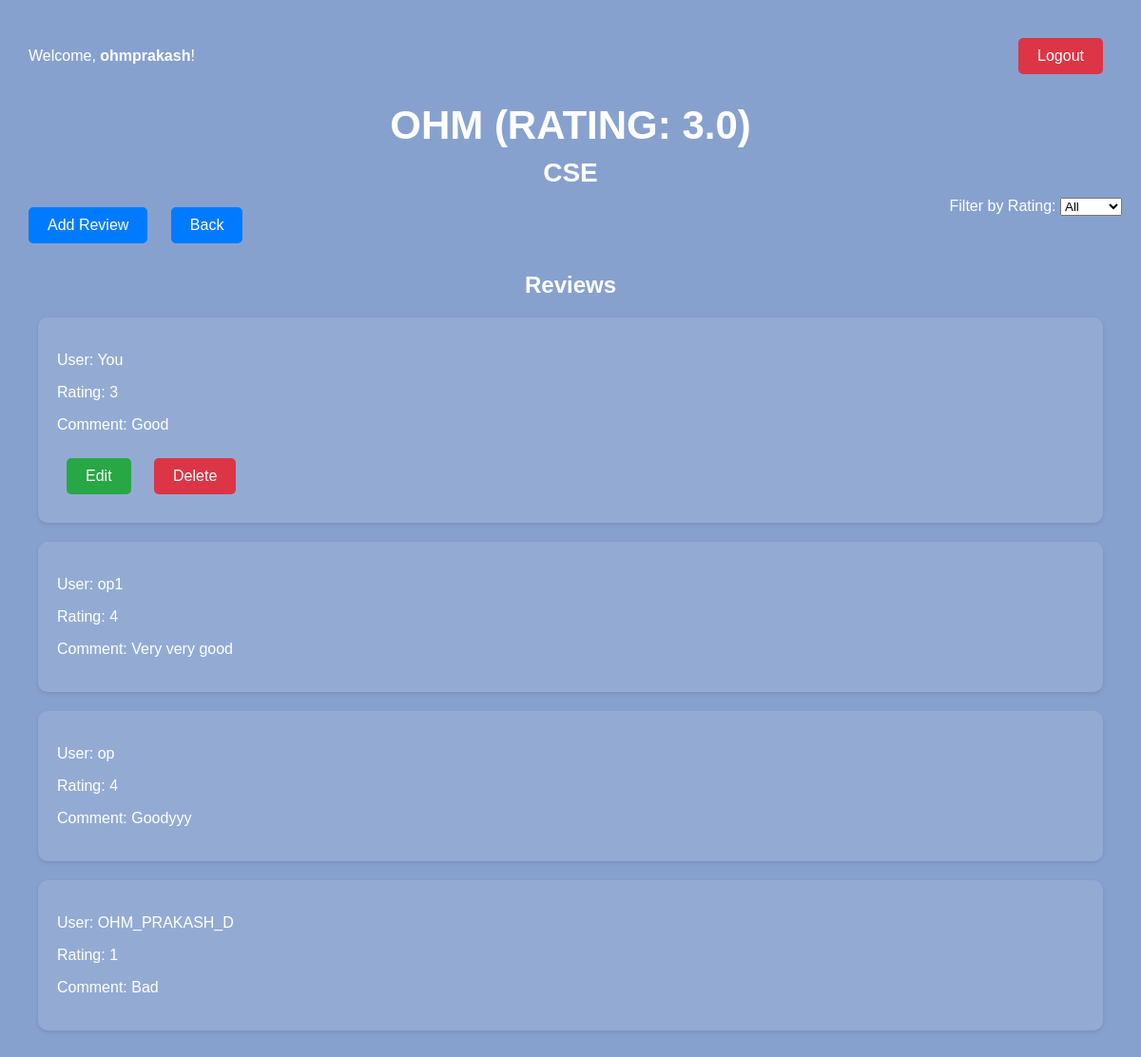
Screenshot of /teachers/1/ (signed in) with the database file from the repository.
### reviews/models.py (models this page shows)
class Teacher(models.Model):
    name = models.CharField(max_length=100)
    department = models.CharField(max_length=100)

class Review(models.Model):
    user = models.ForeignKey(User, on_delete=models.CASCADE)
    teacher = models.ForeignKey(Teacher, on_delete=models.CASCADE)
    rating = models.IntegerField()
    comment = models.TextField()
    created_at = models.DateTimeField(auto_now_add=True)

### reviews/views.py (the view)
# urls.py: path('teachers/<int:teacher_id>/', views.teacher_detail, name='teacher_detail'),
@login_required
def teacher_detail(request, teacher_id):
    teacher = Teacher.objects.get(pk=teacher_id)
    reviews = Review.objects.filter(teacher=teacher)
    average_rating = reviews.aggregate(Avg('rating'))['rating__avg']
    return render(request, 'teacher_detail.html', {'teacher': teacher, 'reviews': reviews, 'average_rating': average_rating})

### reviews/templates/teacher_detail.html (shortened to what this page needs)
<!DOCTYPE html>
<html lang="en">
<head>
</head>
<body>
    <div class="header">
        {% if user.is_authenticated %}
            <p>Welcome, <b>{{ user.username }}</b>!</p>
            <a href="{% url 'logout' %}" class="button logout-button">Logout</a>
        {% else %}
            <a href="{% url 'login' %}">Login</a>
        {% endif %}
    </div>
    <h2>{{ teacher.name }} (Rating: {{ average_rating|default:"N/A"|floatformat:"1" }})<br><p class="department">{{ teacher.department }}</p></h2>
    <div style="float: right;">
        <label for="rating-filter">Filter by Rating:</label>
        <select id="rating-filter">
            <option value="all">All</option>
        </select>
    </div>
    <a href="{% url 'add_review' teacher.id %}" class="button">Add Review</a>
    <a href="{% url 'teacher_list' %}" class="button">Back</a>
    <p class="reviews-title">Reviews</p>
    <ul>
        {% for review in reviews %}
            {% if review.user == user %}
                <li class="review" data-rating="{{ review.rating }}">
                    <p>User: You</p>
                    <p>Rating: {{ review.rating }}</p>
                    <p>Comment: {{ review.comment }}</p>
                    <a href="{% url 'edit_review' teacher.id review.id %}" class="button edit-button">Edit</a>
                    <a href="{% url 'delete_review' teacher.id review.id %}" class="button delete-button" onclick="return confirm('Are you sure you want to delete this review?')">Delete</a>
                </li>
            {% endif %}
        {% endfor %}
        {% for review in reviews %}
            {% if review.user != user %}
                <li class="review" data-rating="{{ review.rating }}">
                    <p>User:
                        {% if review.user.is_superuser %}
                            {{ review.user.username }} (Founder)
                        {% else %}
                            {{ review.user.username }}
                        {% endif %}
                    </p>
                    <p>Rating: {{ review.rating }}</p>
                    <p>Comment: {{ review.comment }}</p>
                </li>
            {% endif %}
        {% empty %}
            <p>No reviews available.</p>
        {% endfor %}
    </ul>
</body>
</html>

### reviews/templates/teacher_detail.html (style rules this page uses)
body, ul { margin: 0; padding: 0; font-family: Arial, sans-serif; }
body { background-color: #87A1CE; color: white; max-width: 1200px; margin: 0 auto; padding: 20px; font-family: 'Helvetica', sans-serif; min-height: 100vh; }
div.header { color: white; padding: 10px; display: flex; justify-content: space-between; align-items: center; transition: background 0.3s, transform 0.3s; }
a { color: white; text-decoration: none; margin: 0 10px; transition: color 0.3s; }
a.button { background-color: #007bff; color: #fff; padding: 10px 20px; text-decoration: none; border-radius: 5px; margin: 10px; display: inline-block; transition: background-color 0.3s, transform 0.3s; }
h2 { font-size: 42px; margin: 10px; text-align: center; text-transform: uppercase; color: white; }
ul { list-style: none; margin: 20px; }
li { margin-bottom: 20px; padding: 20px; background: rgba(255, 255, 255, 0.1); border-radius: 10px; box-shadow: 0 2px 4px rgba(0, 0, 0, 0.1); transition: transform 0.3s, box-shadow 0.3s; }
p.department { font-size: 28px; text-align: center; margin: 10px; color: white; }
a.edit-button { background-color: #28a745; color: #fff; }
a.delete-button { background-color: #dc3545; color: #fff; }
a.logout-button { background-color: #dc3545; color: #fff; }
p.reviews-title { font-size: 24px; text-align: center; font-weight: bold; margin: 20px 0; color: white; }

### rows the page displays
Teacher: name "OHM", department "CSE"
Review: rating "3", comment "Good"
Review: user.username "op1", rating "4", comment "Very very good"
Review: user.username "op", rating "4", comment "Goodyyy"
Review: user.username "OHM_PRAKASH_D", rating "1", comment "Bad"

### other values shown
{{ user.username }} "ohmprakash"
{{ average_rating|default:"N/A"|floatformat:"1" }} "3.0"
